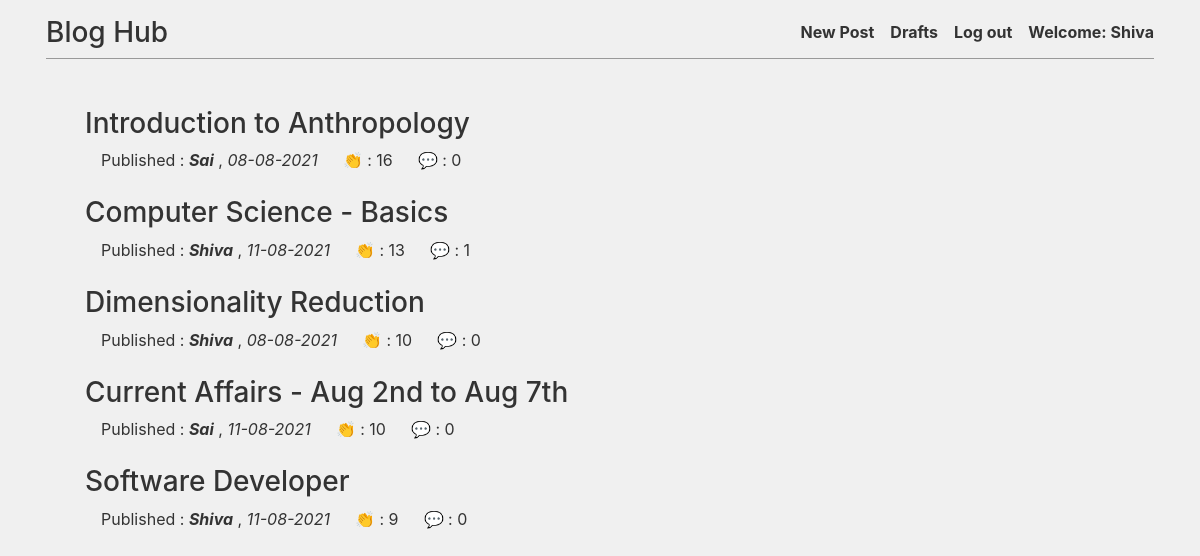
The app's page / (signed in) with its own data.
### blog/models.py (models this page shows, shortened)
class Post(models.Model):
    author = models.ForeignKey('auth.User', on_delete=models.CASCADE)
    title = models.CharField(max_length=200)
    text = models.TextField()
    created_date = models.DateTimeField(default=timezone.now)
    published_date = models.DateTimeField(blank=True, null=True)
    claps = models.PositiveSmallIntegerField(default=0)
    def approve_comments(self):
        return self.comments.filter(approved_comment=True)
    class Meta:
        order_with_respect_to='author'

### blog/views.py (the view)
# urls.py: url(r'^$',views.PostListView.as_view(),name='post_list'),
class PostListView(ListView):
    model = Post
    def get_queryset(self):
        return Post.objects.filter(published_date__lte=timezone.now()).order_by('-claps')

### blog/templates/blog/post_list.html (shortened to what this page needs)
{% extends 'blog/base.html' %}
{% block content %}
<div class="centerstage">
    {% for post in post_list %}
        <div class="post mb-4">
            <h3><a class="text-decoration-none" href="{% url 'post_detail' pk=post.pk %}">{{ post.title }}</a></h3>
            <a class="pl-3 text-decoration-none" class="pl-3 text-decoration-none" style="margin-bottom: 8px;">Published : <b><i>{{ post.author | title }}</i></b> , <i>{{ post.published_date|date:'d-m-Y'}}</i></a>
            &emsp; 👏 : {{ post.claps }}</a>
            <a class="text-decoration-none" href="{% url 'post_detail' pk=post.pk %}">
                💬
                : {{ post.approve_comments.count }}
            </a>
        </div>
    {% endfor %}
</div>
{% endblock %}

### blog/templates/blog/base.html (shortened to what this page needs)
<!DOCTYPE html>
{% load static %}
<html>
  <head>
    <link rel="stylesheet" href="//cdn.jsdelivr.net/npm/medium-editor@latest/dist/css/medium-editor.min.css" type="text/css" media="screen" charset="utf-8">
    <link rel="stylesheet" href="https://cdn.jsdelivr.net/npm/bootstrap@4.6.0/dist/css/bootstrap.min.css">
    <link href="https://getbootstrap.com/docs/4.5/dist/css/bootstrap.min.css" rel="stylesheet">
    <link rel="stylesheet" href="{% static 'css/cover.css' %}">
  </head>
  <body >
    <div class="container d-flex flex-column w-100 h-100 p-3 mx-auto">
      <div class="masthead" >
        <div class="inner" >
          <a class="masthead-brand text-decoration-none"  href="{% url 'post_list' %}"><h3>Blog Hub</h3></a>
          <nav class="nav nav-masthead justify-content-center" >
            {% if user.is_authenticated %}
            {% if request.path == "/" %}
              <a class="nav-link" href="{% url 'post_new' %}" >New Post</a>
              <a class="nav-link" href="{% url 'post_draft_list' %}" >Drafts</a>
              <a class="nav-link" href="{% url 'logout' %}" >Log out</a>
              <a class="nav-link border-bottom-0" >Welcome: {{ user.username }}</a>
              {% elif request.path == "/drafts/" %}
                <a class="nav-link " href="{% url 'post_new' %}" >New Post</a>
                <a class="nav-link active" href="{% url 'post_draft_list' %}" >Drafts</a>
                <a class="nav-link" href="{% url 'logout' %}" >Log out</a>
                <a class="nav-link border-bottom-0" >Welcome: {{ user.username }}</a>
                {% else %}
                <a class="nav-link active" href="{% url 'post_new' %}" >New Post</a>
                <a class="nav-link " href="{% url 'post_draft_list' %}" >Drafts</a>
                <a class="nav-link" href="{% url 'logout' %}">Log out</a>
                <a class="nav-link border-bottom-0" >Welcome: {{ user.username }}</a>
              {% endif %}
            {% else %}
              <a class='nav navbar-right' href="{% url 'login' %}" >
                <svg xmlns="http://www.w3.org/2000/svg" width="18" height="18" fill="currentColor" class="bi bi-person-fill" viewBox="0 0 16 16">
                  <path d="M3 14s-1 0-1-1 1-4 6-4 6 3 6 4-1 1-1 1H3zm5-6a3 3 0 1 0 0-6 3 3 0 0 0 0 6z"/>
                </svg>
              </a>
            {% endif %}
          </nav>
        </div>
        <hr>
      </div>
      <main  class="inner cover" >
        <div class="content container" >
          <div class="row">
            <div class="col-md-9">
              <div class="blog_posts">
                {% block content %}
                {% endblock %}
              </div>
            </div>
            <div class="col-md-3">
            </div>
          </div>
        </div>
      </main>
  </div>
  </body>
</html>

### blog/static/css/cover.css (style rules this page uses)
a, a:focus, a:hover { color: #333; }
html, body { background-color: rgb(240, 240, 240) ; }
body { line-height: 1.5rem; font-size: 1rem; height: 100%!important; display: -ms-flexbox; display: flex; color: #333; }
.masthead { margin-bottom: 2rem; }
hr { box-sizing:inherit; height: 1.2px; border: 0; overflow: visible; margin-top: 1rem; margin-bottom: 1rem; background-color: #999; width: 100%; clear:both; }
.masthead-brand { margin-bottom: 0; }
.nav-masthead .nav-link { padding: .25rem 0; font-weight: 700; color: #333; background-color: transparent; border-bottom: .25rem solid transparent; }
.nav-masthead .nav-link + .nav-link { margin-left: 1rem; }
@media (min-width: 48em) { .masthead-brand { float: left; } }
@media (min-width: 48em) { .nav-masthead { float: right; } }
.cover { padding: 0 1.5rem; }

### records on screen
Post: title "Introduction to Anthropology", author "Sai", published_date "08-08-2021", claps "16", approve_comments.count "0"
Post: title "Computer Science - Basics", author "Shiva", published_date "11-08-2021", claps "13", approve_comments.count "1"
Post: title "Dimensionality Reduction", author "Shiva", published_date "08-08-2021", claps "10", approve_comments.count "0"
Post: title "Current Affairs - Aug 2nd to Aug 7th", author "Sai", published_date "11-08-2021", claps "10", approve_comments.count "0"
Post: title "Software Developer", author "Shiva", published_date "11-08-2021", claps "9", approve_comments.count "0"

### other values on screen
{{ user.username }} "Shiva"
